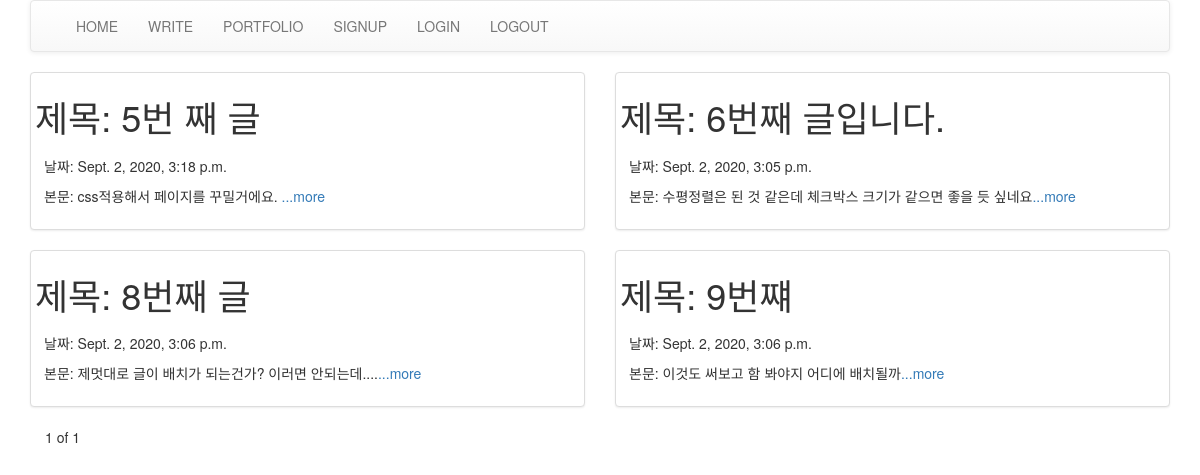
Before: / with the older database file.
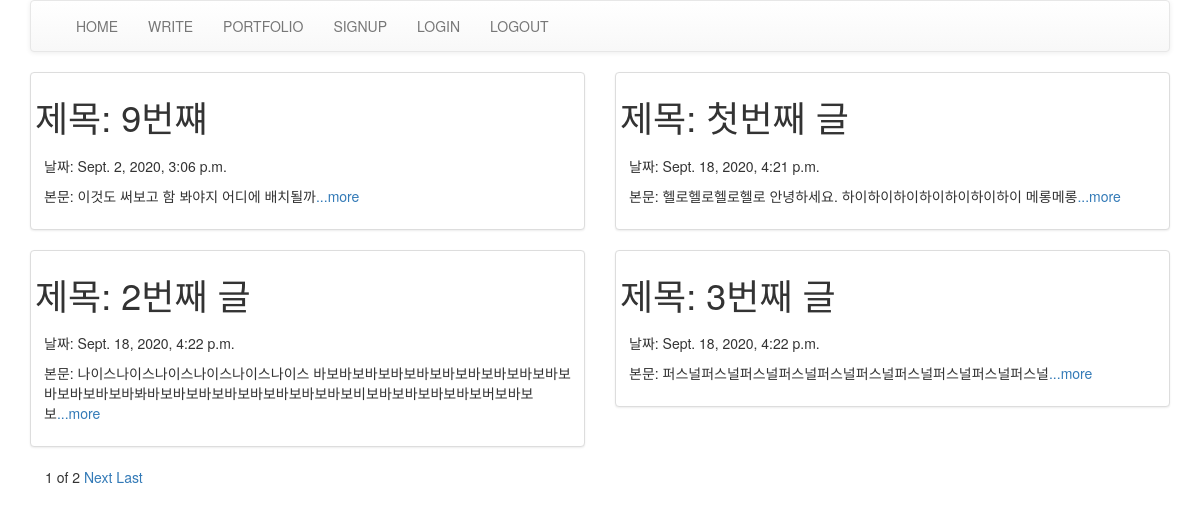
After: the same page with the newer database file.
### first/models.py (models this page shows, shortened)
class Blog(models.Model):
    title = models.CharField(max_length=200)
    pub_date = models.DateTimeField('date published')
    body = models.TextField()
    def summary(self):
        return self.body[:100]

### first/views.py (the view)
# urls.py: path('', first.views.home, name="home"),
def home(request):
    blogs = Blog.objects.all()
    blog_list = Blog.objects.all()
    paginator = Paginator(blog_list, 4)
    page = request.GET.get('page')
    posts = paginator.get_page(page)
    return render(request, 'home.html', {'blogs':blogs, 'posts':posts})

### first/templates/home.html (shortened to what this page needs)
{% extends "base.html" %}
{% block contents %}
<body>
  <div class="row">
    {% for blog in posts %}
    <div class="col-sm-6">
      <div class="thumbnail">
        <h1>제목: {{blog.title}}</h1>
        <div class="caption">
          <p>날짜: {{blog.pub_date}}</p>
          <p>본문: {{blog.summary}}<a href = "{% url 'detail' blog.id %}">...more</a></p>
        </div>
      </div>
    </div>
    {% endfor %}
  </div>
  <div class="container">
  <span>{{posts.number}}</span>
  <span>of</span>
  <span>{{posts.paginator.num_pages}}</span>
  {%if posts.has_next %}
  <a href="?page={{posts.next_page_number}}">Next</a>
  <a href="?page={{posts.paginator.num_pages}}">Last</a>
  {%endif%}
  </div>
</body>
{% endblock %}

Changed rows visible on the page:
removed Blog: title "5번 째 글", pub_date "Sept. 2, 2020, 3:18 p.m.", summary "css적용해서 페이지를 꾸밀거에요."
removed Blog: title "6번째 글입니다.", pub_date "Sept. 2, 2020, 3:05 p.m.", summary "수평정렬은 된 것 같은데 체크박스 크기가 같으면 좋을 듯 싶네요"
removed Blog: title "8번째 글", pub_date "Sept. 2, 2020, 3:06 p.m.", summary "제멋대로 글이 배치가 되는건가? 이러면 안되는데...."
added Blog: title "첫번째 글", pub_date "Sept. 18, 2020, 4:21 p.m.", summary "헬로헬로헬로헬로 안녕하세요. 하이하이하이하이하이하이하이 메롱메롱"
added Blog: title "2번째 글", pub_date "Sept. 18, 2020, 4:22 p.m.", summary "나이스나이스나이스나이스나이스나이스 바보바보바보바보바보바보바보바보바보바보바보바보바보바봐바보바보바보바보바보바보바보바보비보바보바보바보바보버보바보보"
added Blog: title "3번째 글", pub_date "Sept. 18, 2020, 4:22 p.m.", summary "퍼스널퍼스널퍼스널퍼스널퍼스널퍼스널퍼스널퍼스널퍼스널퍼스널"
Other visible differences:
{{ posts.paginator.num_pages }}: "1" → "2"
text now shown: "Next Last"
